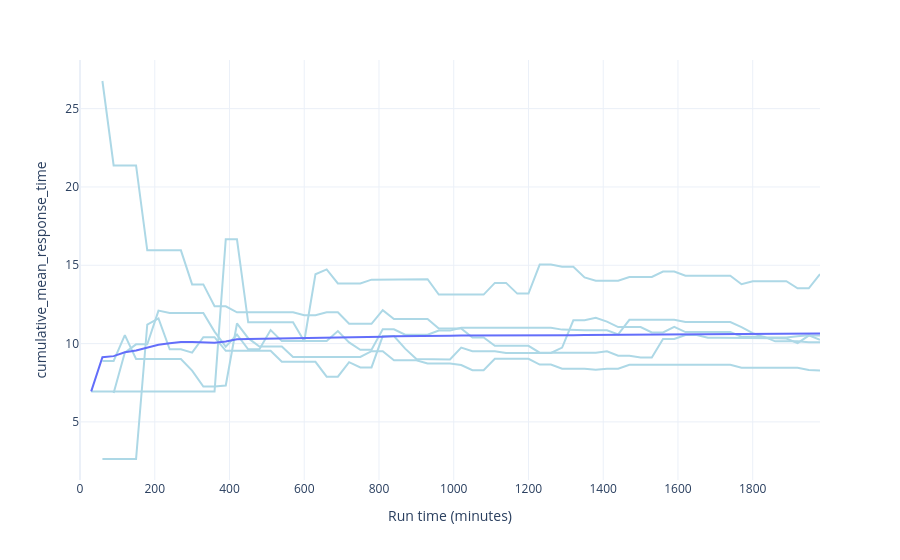

The notebook cell this image was saved under:
### Code cell
plot_warm_up(audit=audit, metric="response_time", category="C1")
